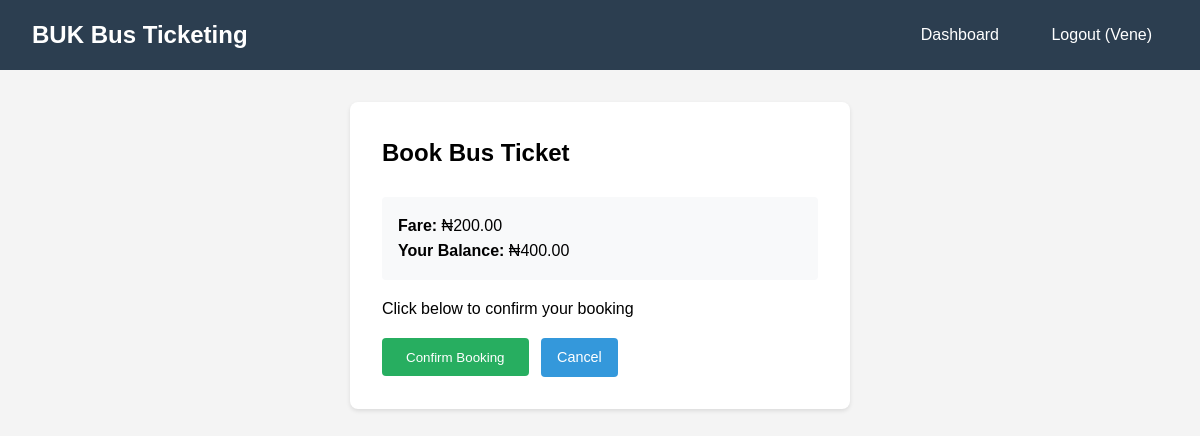
Before: /booking/create/ (signed in) with the older database file.
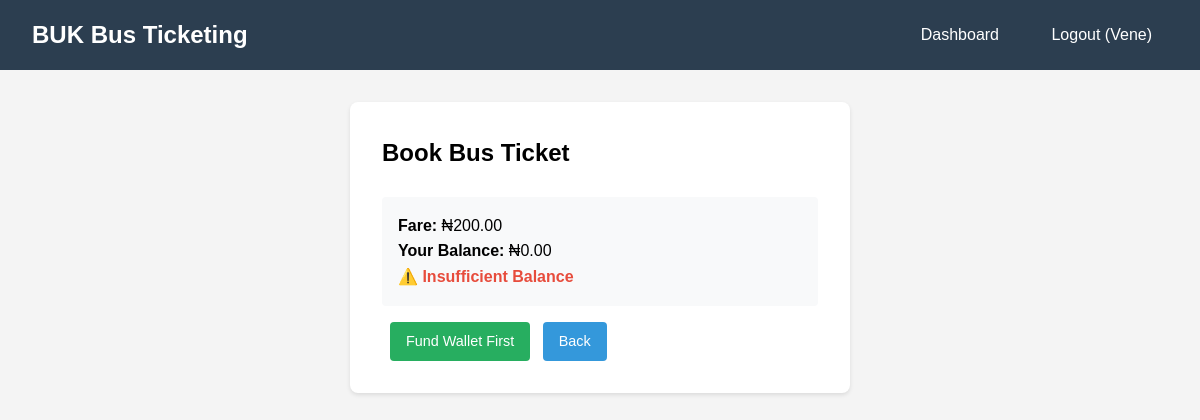
After: the same page with the newer database file.
### tickets/models.py (models this page shows, shortened)
class Wallet(models.Model):
    user = models.OneToOneField(User, on_delete=models.CASCADE, related_name='wallet')
    balance = models.DecimalField(max_digits=10, decimal_places=2, default=0.00)
    created_at = models.DateTimeField(auto_now_add=True)
    updated_at = models.DateTimeField(auto_now=True)

### tickets/views.py (the view, shortened to what this page needs)
# urls.py: path('booking/create/', views.create_booking, name='create_booking'),
@login_required
def create_booking(request):
    wallet = request.user.wallet
    fare = Decimal('200.00')  # Fixed fare
    context = {
        'wallet': wallet,
        'fare': fare,
    }
    return render(request, 'tickets/create_booking.html', context)

### tickets/templates/tickets/create_booking.html (shortened to what this page needs)
{% extends 'tickets/base.html' %}
{% block content %}
<div class="card" style="max-width: 500px; margin: 0 auto;">
    <h2 style="margin-bottom: 1.5rem;">Book Bus Ticket</h2>
    <div style="background: #f8f9fa; padding: 1rem; border-radius: 4px; margin-bottom: 1rem;">
        <p><strong>Fare:</strong> ₦{{ fare }}</p>
        <p><strong>Your Balance:</strong> ₦{{ wallet.balance }}</p>
        {% if wallet.balance < fare %}
            <p style="color: #e74c3c; font-weight: bold;">⚠️ Insufficient Balance</p>
        {% endif %}
    </div>
    {% if wallet.balance >= fare %}
        <form method="post">
            <p style="margin-bottom: 1rem;">Click below to confirm your booking</p>
            <button type="submit" class="btn btn-success">Confirm Booking</button>
            <a href="{% url 'tickets:dashboard' %}" class="btn" style="padding: 0.5rem 1rem; font-size: 0.9rem; margin-left: 0.5rem;">Cancel</a>
        </form>
    {% else %}
        <a href="{% url 'tickets:fund_wallet' %}" class="btn btn-success" style="padding: 0.5rem 1rem; font-size: 0.9rem; margin-left: 0.5rem;">Fund Wallet First</a>
        <a href="{% url 'tickets:dashboard' %}" class="btn" style="padding: 0.5rem 1rem; font-size: 0.9rem; margin-left: 0.5rem;">Back</a>
    {% endif %}
</div>
{% endblock %}

Changed rows visible on the page:
changed Wallet: balance "400.00" → "0.00"
Other visible differences:
text no longer shown: "Click below to confirm your booking Confirm Booking Cancel"
text now shown: "⚠️ Insufficient Balance Fund Wallet First Back"
